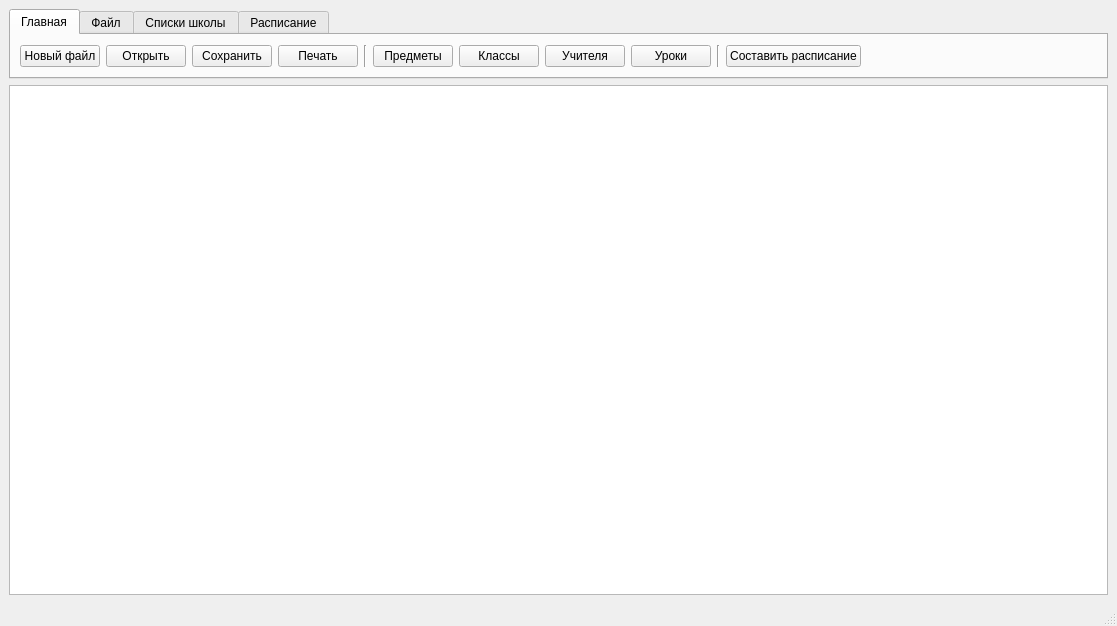
<?xml version="1.0" encoding="UTF-8"?>
<ui version="4.0">
 <class>MainWindow</class>
 <widget class="QMainWindow" name="MainWindow">
  <property name="geometry">
   <rect>
    <x>0</x>
    <y>0</y>
    <width>1117</width>
    <height>626</height>
   </rect>
  </property>
  <property name="windowTitle">
   <string>MainWindow</string>
  </property>
  <widget class="QWidget" name="centralwidget">
   <layout class="QVBoxLayout" name="verticalLayout">
    <item>
     <widget class="QTabWidget" name="tabWidget">
      <property name="sizePolicy">
       <sizepolicy hsizetype="Expanding" vsizetype="Minimum">
        <horstretch>0</horstretch>
        <verstretch>0</verstretch>
       </sizepolicy>
      </property>
      <property name="currentIndex">
       <number>0</number>
      </property>
      <widget class="QWidget" name="tab_4">
       <attribute name="title">
        <string>Главная</string>
       </attribute>
       <layout class="QVBoxLayout" name="verticalLayout_4">
        <item>
         <layout class="QHBoxLayout" name="horizontalLayout_4">
          <item>
           <widget class="QPushButton" name="pushButton_16">
            <property name="text">
             <string>Новый файл</string>
            </property>
           </widget>
          </item>
          <item>
           <widget class="QPushButton" name="pushButton_19">
            <property name="text">
             <string>Открыть</string>
            </property>
           </widget>
          </item>
          <item>
           <widget class="QPushButton" name="pushButton_18">
            <property name="text">
             <string>Сохранить</string>
            </property>
           </widget>
          </item>
          <item>
           <widget class="QPushButton" name="pushButton_20">
            <property name="text">
             <string>Печать</string>
            </property>
           </widget>
          </item>
          <item>
           <widget class="Line" name="line_2">
            <property name="orientation">
             <enum>Qt::Vertical</enum>
            </property>
           </widget>
          </item>
          <item>
           <widget class="QPushButton" name="pushButton_17">
            <property name="text">
             <string>Предметы</string>
            </property>
           </widget>
          </item>
          <item>
           <widget class="QPushButton" name="pushButton_15">
            <property name="text">
             <string>Классы</string>
            </property>
           </widget>
          </item>
          <item>
           <widget class="QPushButton" name="pushButton_14">
            <property name="text">
             <string>Учителя</string>
            </property>
           </widget>
          </item>
          <item>
           <widget class="QPushButton" name="pushButton_13">
            <property name="text">
             <string>Уроки</string>
            </property>
           </widget>
          </item>
          <item>
           <widget class="Line" name="line_5">
            <property name="orientation">
             <enum>Qt::Vertical</enum>
            </property>
           </widget>
          </item>
          <item>
           <widget class="QPushButton" name="pushButton_11">
            <property name="text">
             <string>Составить расписание</string>
            </property>
           </widget>
          </item>
          <item>
           <spacer name="horizontalSpacer_4">
            <property name="orientation">
             <enum>Qt::Horizontal</enum>
            </property>
            <property name="sizeHint" stdset="0">
             <size>
              <width>40</width>
              <height>20</height>
             </size>
            </property>
           </spacer>
          </item>
         </layout>
        </item>
       </layout>
      </widget>
      <widget class="QWidget" name="tab">
       <attribute name="title">
        <string>Файл</string>
       </attribute>
       <layout class="QVBoxLayout" name="verticalLayout_2">
        <item>
         <layout class="QHBoxLayout" name="horizontalLayout">
          <item>
           <widget class="QPushButton" name="pushButton_2">
            <property name="text">
             <string>Новый файл</string>
            </property>
           </widget>
          </item>
          <item>
           <widget class="QPushButton" name="pushButton">
            <property name="text">
             <string>Открыть</string>
            </property>
           </widget>
          </item>
          <item>
           <widget class="QPushButton" name="pushButton_3">
            <property name="text">
             <string>Сохранить</string>
            </property>
           </widget>
          </item>
          <item>
           <widget class="Line" name="line">
            <property name="orientation">
             <enum>Qt::Vertical</enum>
            </property>
           </widget>
          </item>
          <item>
           <widget class="QPushButton" name="pushButton_4">
            <property name="text">
             <string>Печать</string>
            </property>
           </widget>
          </item>
          <item>
           <spacer name="horizontalSpacer">
            <property name="orientation">
             <enum>Qt::Horizontal</enum>
            </property>
            <property name="sizeHint" stdset="0">
             <size>
              <width>40</width>
              <height>20</height>
             </size>
            </property>
           </spacer>
          </item>
         </layout>
        </item>
       </layout>
      </widget>
      <widget class="QWidget" name="tab_2">
       <attribute name="title">
        <string>Списки школы</string>
       </attribute>
       <layout class="QVBoxLayout" name="verticalLayout_3">
        <item>
         <layout class="QHBoxLayout" name="horizontalLayout_2">
          <item>
           <widget class="QPushButton" name="pushButton_8">
            <property name="text">
             <string>Предметы</string>
            </property>
           </widget>
          </item>
          <item>
           <widget class="QPushButton" name="pushButton_7">
            <property name="text">
             <string>Классы</string>
            </property>
           </widget>
          </item>
          <item>
           <widget class="QPushButton" name="pushButton_6">
            <property name="text">
             <string>Учителя</string>
            </property>
           </widget>
          </item>
          <item>
           <widget class="QPushButton" name="pushButton_5">
            <property name="text">
             <string>Уроки</string>
            </property>
           </widget>
          </item>
          <item>
           <spacer name="horizontalSpacer_2">
            <property name="orientation">
             <enum>Qt::Horizontal</enum>
            </property>
            <property name="sizeHint" stdset="0">
             <size>
              <width>40</width>
              <height>20</height>
             </size>
            </property>
           </spacer>
          </item>
         </layout>
        </item>
       </layout>
      </widget>
      <widget class="QWidget" name="tab_3">
       <attribute name="title">
        <string>Расписание</string>
       </attribute>
       <layout class="QVBoxLayout" name="verticalLayout_5">
        <item>
         <layout class="QHBoxLayout" name="horizontalLayout_3">
          <item>
           <widget class="QPushButton" name="pushButton_9">
            <property name="text">
             <string>Составить расписание</string>
            </property>
           </widget>
          </item>
          <item>
           <spacer name="horizontalSpacer_3">
            <property name="orientation">
             <enum>Qt::Horizontal</enum>
            </property>
            <property name="sizeHint" stdset="0">
             <size>
              <width>40</width>
              <height>20</height>
             </size>
            </property>
           </spacer>
          </item>
         </layout>
        </item>
       </layout>
      </widget>
     </widget>
    </item>
    <item>
     <widget class="QTableWidget" name="tableWidget"/>
    </item>
   </layout>
  </widget>
  <widget class="QStatusBar" name="statusbar"/>
 </widget>
 <resources/>
 <connections/>
</ui>
